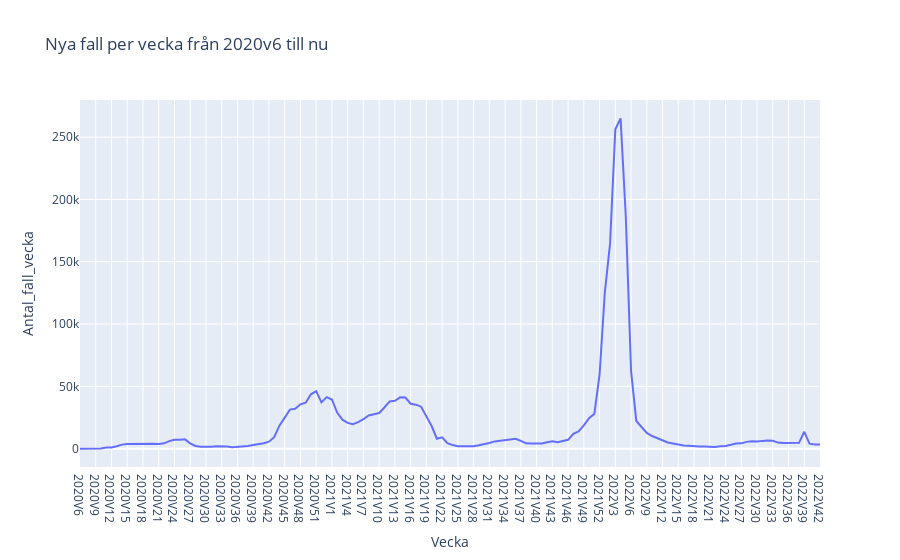

Notebook code for this chart:
### Code cell
# använda plotly
fig = px.line(
    df, x="Vecka", y="Antal_fall_vecka", title="Nya fall per vecka från 2020v6 till nu"
)
fig.show()
# fig.write_html("uppgift 1d.html", auto_open = True)

### Figure 1 — Plotly figure (JSON) as saved in the notebook; plotly's stock layout.template omitted (floating-point values rounded to 4 significant figures; data arrays with more than 128 entries replaced by an {"elided": "..."} marker saying what was removed)
{"data": [{"hovertemplate": "Vecka=%{x}<br>Antal_fall_vecka=%{y}<extra></extra>", "legendgroup": "", "line": {"color": "#636efa", "dash": "solid"}, "marker": {"symbol": "circle"}, "mode": "lines", "name": "", "orientation": "v", "showlegend": false, "type": "scatter", "x": {"elided": "142 str values"}, "xaxis": "x", "y": {"elided": "142 int values"}, "yaxis": "y"}], "layout": {"legend": {"tracegroupgap": 0}, "title": {"text": "Nya fall per vecka från 2020v6 till nu"}, "xaxis": {"anchor": "y", "domain": [0, 1], "title": {"text": "Vecka"}}, "yaxis": {"anchor": "x", "domain": [0, 1], "title": {"text": "Antal_fall_vecka"}}}}
